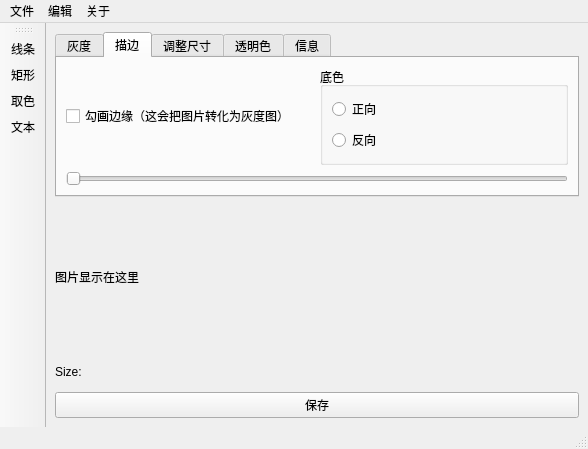
<?xml version="1.0" encoding="UTF-8"?>
<ui version="4.0">
 <class>MainWindow</class>
 <widget class="QMainWindow" name="MainWindow">
  <property name="geometry">
   <rect>
    <x>0</x>
    <y>0</y>
    <width>588</width>
    <height>449</height>
   </rect>
  </property>
  <property name="windowTitle">
   <string>MainWindow</string>
  </property>
  <widget class="QWidget" name="centralwidget">
   <layout class="QVBoxLayout" name="verticalLayout_12">
    <item>
     <layout class="QVBoxLayout" name="verticalLayout_9" stretch="0,5,1,1">
      <item>
       <widget class="QTabWidget" name="tabWidgetFunction">
        <property name="sizePolicy">
         <sizepolicy hsizetype="Expanding" vsizetype="Minimum">
          <horstretch>0</horstretch>
          <verstretch>0</verstretch>
         </sizepolicy>
        </property>
        <property name="currentIndex">
         <number>1</number>
        </property>
        <widget class="QWidget" name="tabGrayscale">
         <attribute name="title">
          <string>灰度</string>
         </attribute>
         <layout class="QVBoxLayout" name="verticalLayout_10">
          <item>
           <layout class="QVBoxLayout" name="verticalLayout_6">
            <item>
             <widget class="QCheckBox" name="cboxCvtToGrayScale">
              <property name="text">
               <string>转化为灰度图</string>
              </property>
             </widget>
            </item>
            <item>
             <widget class="QSlider" name="horizontalSlider_4">
              <property name="orientation">
               <enum>Qt::Horizontal</enum>
              </property>
             </widget>
            </item>
           </layout>
          </item>
         </layout>
        </widget>
        <widget class="QWidget" name="tab_2">
         <attribute name="title">
          <string>描边</string>
         </attribute>
         <layout class="QVBoxLayout" name="verticalLayout_11">
          <item>
           <layout class="QHBoxLayout" name="horizontalLayout_8">
            <item>
             <widget class="QCheckBox" name="cBoxCvtMargin">
              <property name="text">
               <string>勾画边缘（这会把图片转化为灰度图）</string>
              </property>
             </widget>
            </item>
            <item>
             <widget class="QGroupBox" name="groupBox">
              <property name="title">
               <string>底色</string>
              </property>
              <layout class="QVBoxLayout" name="verticalLayout_7">
               <item>
                <widget class="QRadioButton" name="radioButtonPositive">
                 <property name="text">
                  <string>正向</string>
                 </property>
                 <attribute name="buttonGroup">
                  <string notr="true">bGroupMarginBackground</string>
                 </attribute>
                </widget>
               </item>
               <item>
                <widget class="QRadioButton" name="radioButtonNagetive">
                 <property name="text">
                  <string>反向</string>
                 </property>
                 <attribute name="buttonGroup">
                  <string notr="true">bGroupMarginBackground</string>
                 </attribute>
                </widget>
               </item>
              </layout>
             </widget>
            </item>
           </layout>
          </item>
          <item>
           <widget class="QSlider" name="sliderMarginAdjustStrength">
            <property name="orientation">
             <enum>Qt::Horizontal</enum>
            </property>
           </widget>
          </item>
         </layout>
        </widget>
        <widget class="QWidget" name="tabResize">
         <attribute name="title">
          <string>调整尺寸</string>
         </attribute>
         <layout class="QHBoxLayout" name="horizontalLayout" stretch="1,5,0">
          <item>
           <layout class="QVBoxLayout" name="verticalLayout_8">
            <item>
             <widget class="QLabel" name="label_6">
              <property name="text">
               <string>宽 Width</string>
              </property>
             </widget>
            </item>
            <item>
             <widget class="QLabel" name="label_7">
              <property name="text">
               <string>高 Height</string>
              </property>
             </widget>
            </item>
           </layout>
          </item>
          <item>
           <layout class="QVBoxLayout" name="verticalLayout_13" stretch="0,1,0,1">
            <item>
             <widget class="QSlider" name="sliderW">
              <property name="sizePolicy">
               <sizepolicy hsizetype="Expanding" vsizetype="Fixed">
                <horstretch>0</horstretch>
                <verstretch>0</verstretch>
               </sizepolicy>
              </property>
              <property name="orientation">
               <enum>Qt::Horizontal</enum>
              </property>
             </widget>
            </item>
            <item>
             <widget class="QLabel" name="labelSliderWInfo">
              <property name="sizePolicy">
               <sizepolicy hsizetype="Fixed" vsizetype="Fixed">
                <horstretch>0</horstretch>
                <verstretch>0</verstretch>
               </sizepolicy>
              </property>
              <property name="text">
               <string>w</string>
              </property>
             </widget>
            </item>
            <item>
             <widget class="QSlider" name="sliderH">
              <property name="sizePolicy">
               <sizepolicy hsizetype="Expanding" vsizetype="Fixed">
                <horstretch>0</horstretch>
                <verstretch>0</verstretch>
               </sizepolicy>
              </property>
              <property name="orientation">
               <enum>Qt::Horizontal</enum>
              </property>
             </widget>
            </item>
            <item>
             <widget class="QLabel" name="labelSliderHInfo">
              <property name="sizePolicy">
               <sizepolicy hsizetype="Fixed" vsizetype="Fixed">
                <horstretch>0</horstretch>
                <verstretch>0</verstretch>
               </sizepolicy>
              </property>
              <property name="text">
               <string>h</string>
              </property>
             </widget>
            </item>
           </layout>
          </item>
          <item>
           <widget class="QGroupBox" name="groupFixedRatio">
            <property name="title">
             <string>选项</string>
            </property>
            <layout class="QHBoxLayout" name="horizontalLayout_7" stretch="0,2,3">
             <item>
              <widget class="QCheckBox" name="cboxFixedRatio">
               <property name="text">
                <string>固定缩放比</string>
               </property>
              </widget>
             </item>
             <item>
              <layout class="QVBoxLayout" name="verticalLayout_14">
               <item>
                <widget class="QRadioButton" name="radioButton">
                 <property name="text">
                  <string>像素</string>
                 </property>
                 <attribute name="buttonGroup">
                  <string notr="true">bGroupRatioOrNot</string>
                 </attribute>
                </widget>
               </item>
               <item>
                <widget class="QRadioButton" name="radioButton_2">
                 <property name="text">
                  <string>百分比</string>
                 </property>
                 <attribute name="buttonGroup">
                  <string notr="true">bGroupRatioOrNot</string>
                 </attribute>
                </widget>
               </item>
              </layout>
             </item>
             <item>
              <layout class="QVBoxLayout" name="verticalLayout_15">
               <item>
                <widget class="QLabel" name="label">
                 <property name="text">
                  <string>自定义</string>
                 </property>
                </widget>
               </item>
               <item>
                <layout class="QHBoxLayout" name="horizontalLayout_2">
                 <item>
                  <widget class="QSpinBox" name="sBoxResizeW"/>
                 </item>
                 <item>
                  <widget class="QLabel" name="labelResizeWUnit">
                   <property name="text">
                    <string>Pixel</string>
                   </property>
                  </widget>
                 </item>
                </layout>
               </item>
               <item>
                <layout class="QHBoxLayout" name="horizontalLayout_6">
                 <item>
                  <widget class="QSpinBox" name="sBoxResizeH"/>
                 </item>
                 <item>
                  <widget class="QLabel" name="labelResizeHUnit">
                   <property name="text">
                    <string>Pixel</string>
                   </property>
                  </widget>
                 </item>
                </layout>
               </item>
              </layout>
             </item>
            </layout>
           </widget>
          </item>
         </layout>
        </widget>
        <widget class="QWidget" name="tab">
         <attribute name="title">
          <string>透明色</string>
         </attribute>
         <layout class="QHBoxLayout" name="horizontalLayout_5">
          <item>
           <layout class="QHBoxLayout" name="horizontalLayout_3">
            <item>
             <layout class="QVBoxLayout" name="verticalLayout">
              <item>
               <widget class="QCheckBox" name="checkBox_4">
                <property name="text">
                 <string>深色</string>
                </property>
               </widget>
              </item>
              <item>
               <widget class="QCheckBox" name="checkBox_5">
                <property name="text">
                 <string>浅色</string>
                </property>
               </widget>
              </item>
             </layout>
            </item>
            <item>
             <widget class="QSlider" name="horizontalSlider_13">
              <property name="orientation">
               <enum>Qt::Horizontal</enum>
              </property>
             </widget>
            </item>
           </layout>
          </item>
          <item>
           <widget class="Line" name="line">
            <property name="orientation">
             <enum>Qt::Vertical</enum>
            </property>
           </widget>
          </item>
          <item>
           <layout class="QVBoxLayout" name="verticalLayout_5" stretch="1,5">
            <item>
             <widget class="QLabel" name="label_2">
              <property name="text">
               <string>高级</string>
              </property>
             </widget>
            </item>
            <item>
             <layout class="QHBoxLayout" name="horizontalLayout_4">
              <item>
               <layout class="QVBoxLayout" name="verticalLayout_2">
                <item>
                 <widget class="QLabel" name="label_3">
                  <property name="text">
                   <string>R</string>
                  </property>
                 </widget>
                </item>
                <item>
                 <widget class="QLabel" name="label_4">
                  <property name="text">
                   <string>G</string>
                  </property>
                 </widget>
                </item>
                <item>
                 <widget class="QLabel" name="label_5">
                  <property name="text">
                   <string>B</string>
                  </property>
                 </widget>
                </item>
               </layout>
              </item>
              <item>
               <widget class="QCheckBox" name="checkBox_6">
                <property name="text">
                 <string>高于</string>
                </property>
               </widget>
              </item>
              <item>
               <layout class="QVBoxLayout" name="verticalLayout_3">
                <item>
                 <widget class="QSlider" name="horizontalSlider_15">
                  <property name="orientation">
                   <enum>Qt::Horizontal</enum>
                  </property>
                 </widget>
                </item>
                <item>
                 <widget class="QSlider" name="horizontalSlider_16">
                  <property name="orientation">
                   <enum>Qt::Horizontal</enum>
                  </property>
                 </widget>
                </item>
                <item>
                 <widget class="QSlider" name="horizontalSlider_17">
                  <property name="orientation">
                   <enum>Qt::Horizontal</enum>
                  </property>
                 </widget>
                </item>
               </layout>
              </item>
              <item>
               <widget class="QCheckBox" name="checkBox_7">
                <property name="text">
                 <string>低于</string>
                </property>
               </widget>
              </item>
              <item>
               <layout class="QVBoxLayout" name="verticalLayout_4">
                <item>
                 <widget class="QSlider" name="horizontalSlider_18">
                  <property name="orientation">
                   <enum>Qt::Horizontal</enum>
                  </property>
                 </widget>
                </item>
                <item>
                 <widget class="QSlider" name="horizontalSlider_19">
                  <property name="orientation">
                   <enum>Qt::Horizontal</enum>
                  </property>
                 </widget>
                </item>
                <item>
                 <widget class="QSlider" name="horizontalSlider_20">
                  <property name="orientation">
                   <enum>Qt::Horizontal</enum>
                  </property>
                 </widget>
                </item>
               </layout>
              </item>
             </layout>
            </item>
           </layout>
          </item>
         </layout>
        </widget>
        <widget class="QWidget" name="tabImgInfo">
         <attribute name="title">
          <string>信息</string>
         </attribute>
         <widget class="QLabel" name="labelQueueNum">
          <property name="geometry">
           <rect>
            <x>10</x>
            <y>10</y>
            <width>391</width>
            <height>16</height>
           </rect>
          </property>
          <property name="text">
           <string>操作队列</string>
          </property>
         </widget>
        </widget>
       </widget>
      </item>
      <item>
       <widget class="QLabel" name="labelShowImg">
        <property name="sizePolicy">
         <sizepolicy hsizetype="Expanding" vsizetype="Expanding">
          <horstretch>0</horstretch>
          <verstretch>0</verstretch>
         </sizepolicy>
        </property>
        <property name="maximumSize">
         <size>
          <width>1920</width>
          <height>1080</height>
         </size>
        </property>
        <property name="text">
         <string>图片显示在这里</string>
        </property>
       </widget>
      </item>
      <item>
       <widget class="QLabel" name="labelShowImgInfo">
        <property name="text">
         <string>Size:   </string>
        </property>
       </widget>
      </item>
      <item>
       <widget class="QPushButton" name="saveImg">
        <property name="text">
         <string>保存</string>
        </property>
       </widget>
      </item>
     </layout>
    </item>
   </layout>
  </widget>
  <widget class="QMenuBar" name="menubar">
   <property name="geometry">
    <rect>
     <x>0</x>
     <y>0</y>
     <width>588</width>
     <height>22</height>
    </rect>
   </property>
   <widget class="QMenu" name="fileSetting">
    <property name="title">
     <string>文件</string>
    </property>
    <addaction name="fileOpenAction"/>
    <addaction name="saveAsAction"/>
    <addaction name="recentFileAction"/>
    <addaction name="cleanHistoryAction"/>
   </widget>
   <widget class="QMenu" name="menu_2">
    <property name="title">
     <string>编辑</string>
    </property>
    <addaction name="action_2"/>
   </widget>
   <widget class="QMenu" name="menu_3">
    <property name="title">
     <string>关于</string>
    </property>
   </widget>
   <addaction name="fileSetting"/>
   <addaction name="menu_2"/>
   <addaction name="menu_3"/>
  </widget>
  <widget class="QStatusBar" name="statusbar"/>
  <widget class="QToolBar" name="toolBar">
   <property name="windowTitle">
    <string>toolBar</string>
   </property>
   <attribute name="toolBarArea">
    <enum>LeftToolBarArea</enum>
   </attribute>
   <attribute name="toolBarBreak">
    <bool>false</bool>
   </attribute>
   <addaction name="convertToGrayScaleAction"/>
   <addaction name="action_4"/>
   <addaction name="action_5"/>
   <addaction name="action_6"/>
  </widget>
  <action name="fileOpenAction">
   <property name="text">
    <string>打开</string>
   </property>
  </action>
  <action name="saveAsAction">
   <property name="text">
    <string>另存为</string>
   </property>
  </action>
  <action name="recentFileAction">
   <property name="text">
    <string>最近打开</string>
   </property>
  </action>
  <action name="action_2">
   <property name="text">
    <string>回退上一步</string>
   </property>
  </action>
  <action name="convertToGrayScaleAction">
   <property name="text">
    <string>线条</string>
   </property>
  </action>
  <action name="action_3">
   <property name="text">
    <string>刻录时间轴</string>
   </property>
  </action>
  <action name="action_4">
   <property name="text">
    <string>矩形</string>
   </property>
  </action>
  <action name="action_5">
   <property name="text">
    <string>取色</string>
   </property>
  </action>
  <action name="action_6">
   <property name="text">
    <string>文本</string>
   </property>
  </action>
  <action name="cleanHistoryAction">
   <property name="text">
    <string>清除历史打开记录</string>
   </property>
  </action>
 </widget>
 <resources/>
 <connections/>
 <buttongroups>
  <buttongroup name="bGroupRatioOrNot"/>
  <buttongroup name="bGroupMarginBackground"/>
 </buttongroups>
</ui>
